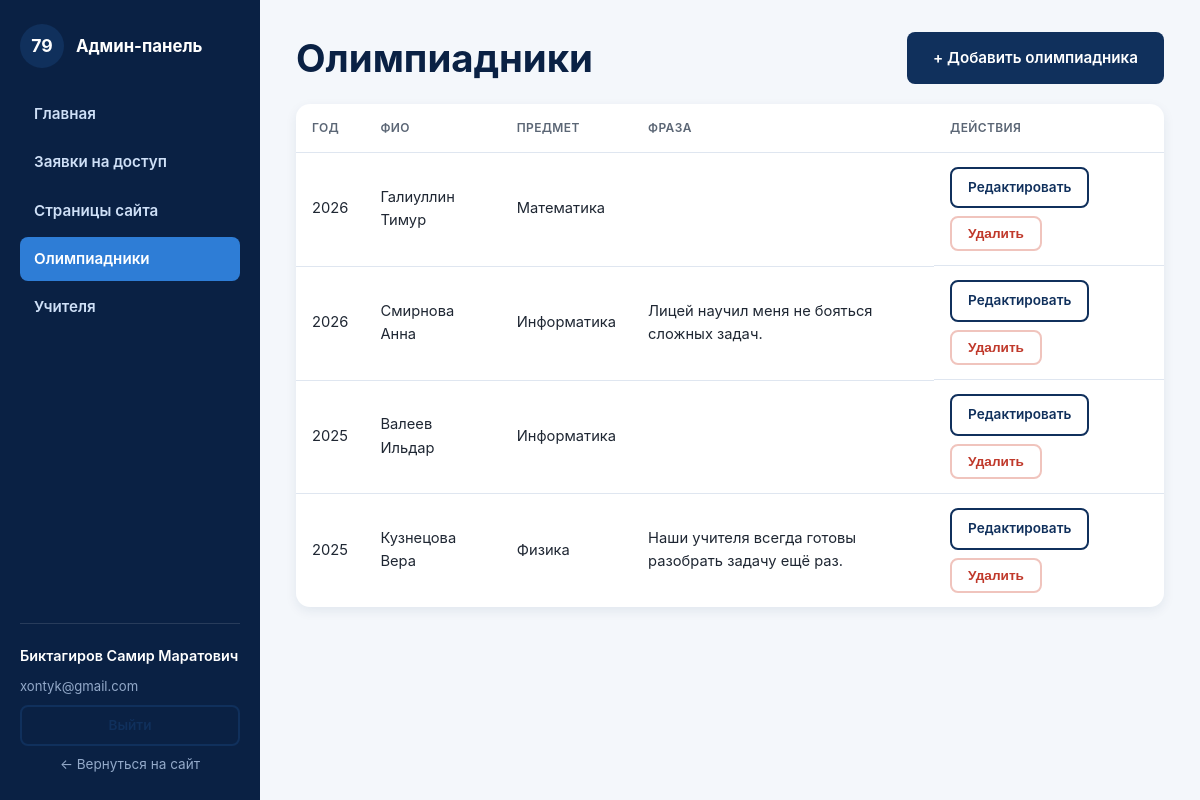
Screenshot of /admin/olympiad.php (signed in) with the database file from the repository.
### tables this page shows
CREATE TABLE IF NOT EXISTS olympiad_winners (
    id         INT UNSIGNED AUTO_INCREMENT PRIMARY KEY,
    year       SMALLINT UNSIGNED NOT NULL,
    full_name  VARCHAR(255) NOT NULL,
    subject    VARCHAR(255) NOT NULL,
    quote      TEXT NULL,
    created_at DATETIME NOT NULL DEFAULT CURRENT_TIMESTAMP,
    KEY idx_year (year)
);

### includes/functions.php (called while the page is built, shortened)
<?php
function e(?string $value): string
{
    return htmlspecialchars($value ?? '', ENT_QUOTES, 'UTF-8');
}

### admin/olympiad.php (the view, shortened to what this page needs)
<?php
require_once __DIR__ . '/../includes/auth.php';
$winners = $pdo->query('SELECT * FROM olympiad_winners ORDER BY year DESC, full_name ASC')->fetchAll();
require __DIR__ . '/../includes/admin_header.php';
?>
<div class="admin-toolbar">
  <h1 style="margin:0;">Олимпиадники</h1>
  <a href="olympiad-form.php" class="btn btn-primary">+ Добавить олимпиадника</a>
</div>
<?php if (!$winners): ?>
  <p class="empty-state">Список пуст. Добавьте первую запись.</p>
<?php else: ?>
  <div class="table-wrap">
    <table class="admin-table">
      <thead>
        <tr><th>Год</th><th>ФИО</th><th>Предмет</th><th>Фраза</th><th>Действия</th></tr>
      </thead>
      <tbody>
        <?php foreach ($winners as $winner): ?>
          <tr>
            <td><?= (int) $winner['year'] ?></td>
            <td><?= e($winner['full_name']) ?></td>
            <td><?= e($winner['subject']) ?></td>
            <td><?= e($winner['quote'] ?? '') ?></td>
            <td class="actions">
              <a href="olympiad-form.php?id=<?= (int) $winner['id'] ?>" class="btn btn-sm btn-outline">Редактировать</a>
              <form method="post" class="inline-form" onsubmit="return confirm('Удалить запись «<?= e(addslashes($winner['full_name'])) ?>»?');">
                <button type="submit" name="action" value="delete" class="btn btn-sm btn-danger">Удалить</button>
              </form>
            </td>
          </tr>
        <?php endforeach; ?>
      </tbody>
    </table>
  </div>
<?php endif; ?>
<?php require __DIR__ . '/../includes/admin_footer.php'; ?>

### css/style.css (style rules this page uses)
:root { --navy: #10305c; --navy-dark: #0a2144; --blue-light: #eaf2fb; --blue-accent: #2e7dd6; --accent: #ff9e2c; --bg: #ffffff; --bg-soft: #f4f7fb; --text: #1f2733; --text-muted: #5b6675; --border: #dfe6f0; --radius: 14px; --radius-sm: 8px; --shadow: 0 10px 30px rgba(16, 48, 92, 0.08); --shadow-sm: 0 4px 12px rgba(16, 48, 92, 0.08); --font: 'Inter', -apple-system, BlinkMacSystemFont, 'Segoe UI', Roboto, Arial, sans-serif; --container-width: 1160px; }
* { box-sizing: border-box; }
html { scroll-behavior: smooth; }
body { margin: 0; font-family: var(--font); color: var(--text); background: var(--bg); line-height: 1.6; font-size: 16px; }
a { color: var(--blue-accent); text-decoration: none; }
h1, h2, h3, h4 { color: var(--navy-dark); line-height: 1.25; margin: 0 0 .5em; }
h1 { font-size: clamp(1.8rem, 3.2vw, 2.6rem); font-weight: 700; }
.btn { display: inline-block; padding: 12px 24px; border-radius: var(--radius-sm); font-weight: 600; font-size: 0.95rem; border: 2px solid transparent; cursor: pointer; text-decoration: none; transition: transform .15s ease, box-shadow .15s ease, background-color .15s ease, color .15s ease; }
.btn-primary { background: var(--navy); color: #fff; }
.btn-outline { background: transparent; color: var(--navy); border-color: var(--navy); }
.btn-danger { background: #fff; color: #c0392b; border-color: #f0c4bd; }
.btn-sm { padding: 8px 16px; font-size: 0.85rem; }

### css/admin.css (style rules this page uses)
.admin-body { background: var(--bg-soft); }
.admin-content h1 { margin-bottom: 24px; }
.admin-toolbar { display: flex; justify-content: space-between; align-items: center; gap: 16px; margin-bottom: 20px; flex-wrap: wrap; }
.table-wrap { overflow-x: auto; background: #fff; border-radius: var(--radius); box-shadow: var(--shadow-sm); }
.admin-table { width: 100%; border-collapse: collapse; min-width: 560px; }
.admin-table th, .admin-table td { text-align: left; padding: 14px 16px; border-bottom: 1px solid var(--border); font-size: 0.92rem; }
.admin-table th { color: var(--text-muted); font-weight: 600; text-transform: uppercase; font-size: 0.75rem; letter-spacing: .03em; }
.admin-table tr:last-child td { border-bottom: none; }
.admin-table td.actions { display: flex; gap: 8px; flex-wrap: wrap; white-space: nowrap; }
.inline-form { display: inline-flex; gap: 8px; }

### rows the page displays
olympiad_winners: year "2026", full_name "Галиуллин Тимур", subject "Математика"
olympiad_winners: year "2026", full_name "Смирнова Анна", subject "Информатика", quote "Лицей научил меня не бояться сложных задач."
olympiad_winners: year "2025", full_name "Валеев Ильдар", subject "Информатика"
olympiad_winners: year "2025", full_name "Кузнецова Вера", subject "Физика", quote "Наши учителя всегда готовы разобрать задачу ещё раз."

### other values shown
$item['label'] "Главная"
$item['label'] "Заявки на доступ"
$item['label'] "Страницы сайта"
$item['label'] "Олимпиадники"
$item['label'] "Учителя"
$admin['full_name'] "Биктагиров Самир Маратович"
$admin['email'] "xontyk@gmail.com"
